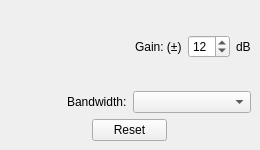
  <widget class="QDockWidget" name="Eq_Settings">
   <property name="minimumSize">
    <size>
     <width>260</width>
     <height>150</height>
    </size>
   </property>
   <property name="maximumSize">
    <size>
     <width>260</width>
     <height>150</height>
    </size>
   </property>
   <property name="contextMenuPolicy">
    <enum>Qt::NoContextMenu</enum>
   </property>
   <property name="acceptDrops">
    <bool>false</bool>
   </property>
   <property name="floating">
    <bool>false</bool>
   </property>
   <property name="allowedAreas">
    <set>Qt::BottomDockWidgetArea|Qt::RightDockWidgetArea</set>
   </property>
   <property name="windowTitle">
    <string>EQ Settings</string>
   </property>
   <attribute name="dockWidgetArea">
    <number>2</number>
   </attribute>
   <widget class="QWidget" name="dockWidgetContents_2">
    <layout class="QGridLayout" name="gridLayout">
     <item row="0" column="0">
      <layout class="QHBoxLayout" name="GainDepthLayout">
       <item>
        <spacer name="horizontalSpacer_11">
         <property name="orientation">
          <enum>Qt::Horizontal</enum>
         </property>
         <property name="sizeHint" stdset="0">
          <size>
           <width>40</width>
           <height>20</height>
          </size>
         </property>
        </spacer>
       </item>
       <item alignment="Qt::AlignRight">
        <widget class="QLabel" name="GainLab">
         <property name="text">
          <string>Gain: (±)</string>
         </property>
        </widget>
       </item>
       <item>
        <widget class="QSpinBox" name="GainRangeSpin">
         <property name="minimumSize">
          <size>
           <width>42</width>
           <height>0</height>
          </size>
         </property>
         <property name="maximumSize">
          <size>
           <width>42</width>
           <height>16777215</height>
          </size>
         </property>
         <property name="focusPolicy">
          <enum>Qt::WheelFocus</enum>
         </property>
         <property name="suffix">
          <string/>
         </property>
         <property name="prefix">
          <string/>
         </property>
         <property name="minimum">
          <number>1</number>
         </property>
         <property name="maximum">
          <number>16</number>
         </property>
         <property name="value">
          <number>12</number>
         </property>
         <property name="displayIntegerBase">
          <number>10</number>
         </property>
        </widget>
       </item>
       <item alignment="Qt::AlignLeft">
        <widget class="QLabel" name="dBLab">
         <property name="maximumSize">
          <size>
           <width>20</width>
           <height>16777215</height>
          </size>
         </property>
         <property name="text">
          <string>dB</string>
         </property>
        </widget>
       </item>
      </layout>
     </item>
     <item row="1" column="0">
      <layout class="QHBoxLayout" name="BWLayout">
       <item alignment="Qt::AlignRight">
        <widget class="QLabel" name="BWLab">
         <property name="text">
          <string>Bandwidth:</string>
         </property>
        </widget>
       </item>
       <item>
        <widget class="QComboBox" name="BWBox">
         <property name="currentText">
          <string/>
         </property>
         <property name="currentIndex">
          <number>-1</number>
         </property>
        </widget>
       </item>
      </layout>
     </item>
     <item row="2" column="0" alignment="Qt::AlignHCenter">
      <widget class="QPushButton" name="ResetEQBut">
       <property name="maximumSize">
        <size>
         <width>75</width>
         <height>16777215</height>
        </size>
       </property>
       <property name="text">
        <string>Reset</string>
       </property>
      </widget>
     </item>
    </layout>
   </widget>
  </widget>
